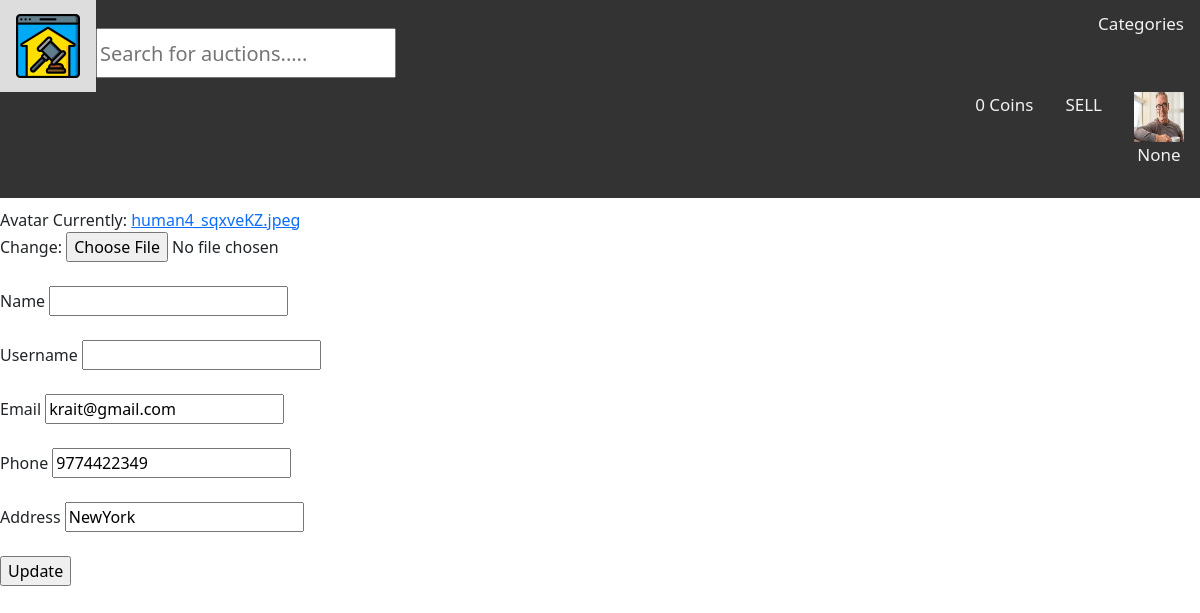
/update/ (signed in), run on the app's committed database.
### app_reg_login/models.py (models this page shows)
class User(AbstractUser):
    name = models.CharField(max_length=200, null=True)
    email = models.EmailField(unique=True, null=True)
    phone = models.CharField(max_length=20)
    address = models.CharField(max_length=500, null=True)
    nrc_no = models.CharField(max_length=150, null=True)
    registered_date = models.DateTimeField(auto_now_add=True)
    avatar = models.ImageField(null=True, default="avatar.svg")
    coin_amount = models.IntegerField(default=0)
    USERNAME_FIELD = 'email'
    REQUIRED_FIELDS = ['username']

### app_reg_login/views.py (the view)
# urls.py: path('update/', views.updateUser, name='update'),
@login_required(login_url='login')
def updateUser(request):
    user = request.user
    form = UserForm(instance=user)
    if request.method == "POST":
        form = UserForm(request.POST, request.FILES, instance=user)
        if form.is_valid():
            form.save()
            return redirect('profile', user.id)
    context = {'form': form}
    return render(request, 'app_reg_login/updateUser.html', context)

### app_reg_login/forms.py
class UserForm(ModelForm):
    class Meta:
        model = User
        fields = ['avatar', 'name', 'username', 'email', 'phone', 'address']

### app_reg_login/templates/app_reg_login/updateUser.html (shortened to what this page needs)
{% extends 'base.html' %}
{% block content %}
    {% if request.user.is_authenticated %}
        <form method="POST" enctype="multipart/form-data">
            {% for field in form %}
                {{ field.label }}
                {{ field }}
                <br>
                <br>
            {% endfor %}
            <input type="submit" value="Update"/>
        </form>
    {% endif %}
{% endblock %}

### templates/navbar.html (shortened to what this page needs)
{% load static %}
    <head>
        <div class="topnav">
            <a id='home_logo' href="{% url 'home' %}">
                <img src="{% static 'images/auction_logo1.png' %}"/>
            </a>
            <h3><a href="categories.html" >Categories</a></h3>
            <form action="{% url 'search_item' %}">
                <input name='sItem' style="height: 50px; width: 300px; font-size: 20px; margin-top: 20px" placeholder="Search for auctions..... ">
            </form>
            {% if request.user.is_authenticated %}
                <a href="{% url 'profile' request.user.id %}">
                    <img width="50px" height="50px" src="{{ request.user.avatar.url }}"/>
                    <p>{{ request.user.name }}</p>
                </a>
                <a href="{% url 'sell' %}">
                    <p>SELL</p>
                </a>
                <a href="{% url 'buying_coin' %}">
                    <p>{{ request.user.coin_amount }} Coins</p>
                </a>
            {% else %}
                <a href="{% url 'login' %}">
                    <img src="{% static 'images/avatar.svg' %}"/>
                    <p>login</p>
                </a>
            {% endif %}
        </div>
    </head>

### templates/navbar.html (style rules this page uses)
.topnav { background-color: #333; overflow: hidden; margin-bottom: 10px; }
#home_logo { float: left; }
.topnav a { float: right; color: #f2f2f2; text-align: center; padding: 14px 16px; text-decoration: none; font-size: 17px; align-self: center; }

### data on the page
User: user.avatar (picture), user.name "None", user.coin_amount "0", form "krait@gmail.com" "9774422349" "NewYork"

### other printed values
{{ field.label }} "Avatar" "Name" "Username" "Email" "Phone" "Address"
